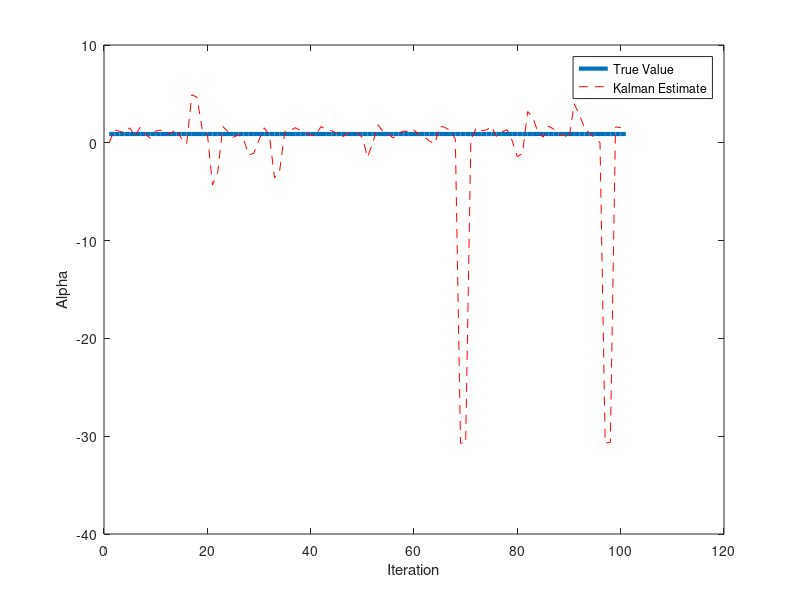

Source code (MATLAB):
clear

%% 3b
N = 100;

alpha = 0.9;
sig_0 = 1;

f = @(x,a)([a*x; a]);
h = @(x,a)(x);

xi_true = zeros(2,N);
xi_est = zeros(size(xi_true));
y = zeros(1,N);

xi_true(:,1) = [1; alpha];
for n = 1:N
    xi_true(:,n+1) = f(xi_true(1,n),alpha) + [1;0]*randn;
    y(n) = h(xi_true(1,n),alpha);
end

%% 3c
Fk = @(x,a)([a,x; 0,1]);
Hk = @(x,a)([1,0]);
R = 0;
Q = [sig_0^2,0; 0 0];

% Initial
P_upd = eye(2);
xi_upd = [0;0];

% Recursion
for n = 1:N
    
    % Predict
    xi_pred = f(xi_upd(1),xi_upd(2));
    F = Fk(xi_upd(1),xi_upd(2));
    P_pred = F*P_upd*F' + Q;

    % Update
    y_est = y(n) - h(xi_pred(1),xi_pred(2));
    H = Hk(xi_pred(1),xi_pred(2));
    S = H*P_pred*H' + R;
    K = P_pred*H'/S;
    
    xi_upd = xi_pred + K*y_est;
    P_upd = (1 - K*H)*P_pred;
    
    xi_est(:,n) = xi_upd;
end

plot(xi_true(2,:),'LineWidth',3); hold on
plot(xi_est(2,:),'--r'); hold off
xlabel('Iteration'); ylabel('Alpha');
legend('True Value', 'Kalman Estimate');